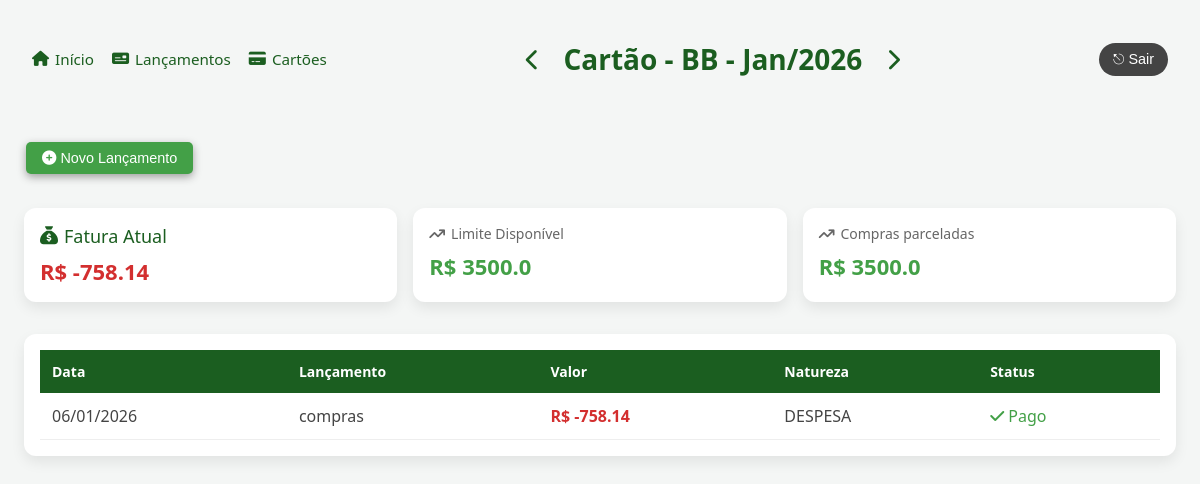
/cartoes/2/, run on the app's committed database.
### contas/models/cartao.py (models this page shows, shortened)
class Cartao(models.Model):
    descricao = models.CharField(max_length=70)
    limite = models.FloatField()
    fechamento = models.IntegerField()
    vencimento = models.IntegerField()
    dt_criacao = models.DateTimeField(auto_now=True)
    dt_update = models.DateTimeField(auto_now=True)
    class Meta:
        verbose_name_plural = 'Cartoes'

### contas/models/lancamento.py (models this page shows, shortened)
class Lancamento(models.Model):
    descricao = models.CharField(max_length=70)
    data = models.DateField()
    valor = models.FloatField()
    pago = models.BooleanField(default=False)
    fatura = models.ForeignKey(
        'contas.Fatura',
        on_delete=models.CASCADE, null=True,
        blank=True
        )
    dt_criacao = models.DateTimeField(auto_now=True)
    dt_update = models.DateTimeField(auto_now=True)
    class Natureza(models.TextChoices):
        DESPESA = 'DESPESA', 'Despesa'
        RECEITA = 'RECEITA', 'Receita'
    natureza = models.CharField(
        max_length=10,
        choices=Natureza.choices,
        default=Natureza.DESPESA
    )
    class Meta:
        ordering = ['data']

### contas/views/cartoes.py (the view)
# urls.py: path('cartoes/<int:pk>/', cartoes.show, name='cartao_show_path'),
def show(request, pk):
    hoje = date.today()
    mes = request.GET.get('mes')
    ano = request.GET.get('ano')
    cartao = Cartao.objects.get(pk =pk)
    competencia = competencia_service.obter_ou_criar_competencia(
            mes=int(mes) if mes else hoje.month,
            ano=int(ano) if ano else hoje.year
        )
    fatura = fatura_service.obter_ou_criar_fatura(
        cartao=cartao,
        competencia=competencia
    )
    lancamentos = Lancamento.objects.filter(
        fatura = fatura
    )
    total_fatura = fatura_service.total_fatura(fatura)
    return render(request, 'contas/cartao.html', {
        'cartao': cartao,
        'fatura': fatura,
        'lancamentos': lancamentos,
        'total_fatura': total_fatura,
        'form_action': "cartao_lancamento_create_path",
        'anterior': competencia_service.anterior(mes, ano),
        'proximo': competencia_service.proximo(mes, ano),
        'path': reverse('cartao_show_path', args=[cartao.id]),
        'pk': cartao.id,
        'titulo': f"Cartão - { cartao.descricao } - { competencia.mes_nome() }/{ competencia.ano }",
        'titulo_tem_setas': True
    })

### contas/models/competencia.py (called while the page is built)
    def mes_nome(self):
        MESES = [
            '', 'Jan', 'Fev', 'Mar', 'Abr', 'Mai', 'Jun',
            'Jul', 'Ago', 'Set', 'Out', 'Nov', 'Dez'
        ]
        return MESES[self.mes]

### contas/services/competencia_service.py (called while the page is built)
def obter_ou_criar_competencia(mes=None, ano=None):
    hoje = date.today()
    mes = mes or hoje.month
    ano = ano or hoje.year
    competencia, _ = Competencia.objects.get_or_create(
        mes=mes,
        ano=ano
    )
    return competencia

def anterior(mes, ano):
    atual = obter_ou_criar_competencia(mes, ano)
    if atual.mes == 1:
        novo_mes = 12
        novo_ano = atual.ano - 1
    else:
        novo_mes = atual.mes - 1
        novo_ano = atual.ano
    return {
        "mes": novo_mes,
        "ano": novo_ano
    }

def proximo(mes, ano):
    atual = obter_ou_criar_competencia(mes, ano)
    if atual.mes == 12:
        novo_mes = 1
        novo_ano = atual.ano + 1
    else:
        novo_mes =  atual.mes + 1
        novo_ano = atual.ano
    return {
        "mes": novo_mes,
        "ano": novo_ano
    }

def soma_lancamentos(lancamentos):
    soma = 0
    for l in lancamentos:
        soma += l.valor
    return soma

### contas/services/fatura_service.py (called while the page is built)
def obter_ou_criar_fatura(cartao, competencia):
    fatura, created = Fatura.objects.get_or_create(
        cartao=cartao,
        competencia=competencia
    )
    return fatura

def get_despesas_fatura(fatura):
    lancamentos = lancamento_service.get_despesas_competencia(fatura.competencia)
    lancamentos_fatura = lancamentos.filter(
        fatura = fatura
    )
    return competencia_service.soma_lancamentos(lancamentos_fatura)

def get_receitas_fatura(fatura):
    lancamentos = lancamento_service.get_receitas_competencia(fatura.competencia)
    lancamentos_fatura = lancamentos.filter(
        fatura = fatura
    )
    return competencia_service.soma_lancamentos(lancamentos_fatura)

def total_fatura(fatura):
    return get_receitas_fatura(fatura) - get_despesas_fatura(fatura)

### contas/services/lancamento_service.py (called while the page is built)
def get_lancamentos(competencia):
    return Lancamento.objects.filter(
            data__month = competencia.mes,
            data__year = competencia.ano)

def get_despesas_competencia(competencia):
    return get_lancamentos(competencia).filter(natureza = Lancamento.Natureza.DESPESA)

def get_receitas_competencia(competencia):
    return get_lancamentos(competencia).filter(natureza = Lancamento.Natureza.RECEITA)

### contas/templates/contas/cartao.html (shortened to what this page needs)
{% load static %}
<!DOCTYPE html>
<html lang="pt-br">
<head>
    <link rel="stylesheet"
          href="https://cdnjs.cloudflare.com/ajax/libs/font-awesome/6.5.1/css/all.min.css"/>
    <link rel="stylesheet" href="{% static 'contas/app.css' %}">
</head>
<body>
<div class="header">
    {% include "contas/shared/_menu.html" %}
    {% include "contas/shared/_competencia.html" %}
    <div class="login">
        <button class="logout-btn">
            ⎋ Sair
        </button>
    </div>
</div>
 <div class="acoes">
    <button class="add-lancamento-btn" onclick="openModal()">
        <i class="fa-solid fa-circle-plus"></i> Novo Lançamento
    </button>
</div>
<div class="cards">
    <div class="card saldo">
        <h3><i class="fa-solid fa-sack-dollar"></i> Fatura Atual</h3>
        <p class="despesa">R$ {{ total_fatura }}</p>
    </div>
    <div class="card">
        <h3><i class="fa-solid fa-arrow-trend-up"></i> Limite Disponível</h3>
        <p class="receita">R$ {{ cartao.limite }}</p>
    </div>
    <div class="card">
        <h3><i class="fa-solid fa-arrow-trend-up"></i> Compras parceladas</h3>
        <p class="receita">R$ {{ cartao.limite }}</p>
    </div>
</div>
<div class="table-container">
    <table>
        <thead>
            <tr>
                <th>Data</th>
                <th>Lançamento</th>
                <th>Valor</th>
                <th>Natureza</th>
                <th>Status</th>
            </tr>
        </thead>
        <tbody>
        {% for l in lancamentos %}
            <tr>
                <td>{{ l.data|date:"d/m/Y" }}</td>
                <td>{{ l.descricao }}</td>
                <td class="valor"> {% if l.natureza == "DESPESA" %}
                                        <span class="despesa">R$ -{{ l.valor }}</span>
                                    {% else %}
                                        <span class="receita"></span>R$ {{ l.valor }}</span>
                                    {% endif %}</td>
                <td>{{ l.natureza }}</td>
                <td>
                    {% if l.pago %}
                        <span class="pago">
                            <i class="fa-solid fa-check"></i> Pago
                        </span>
                    {% else %}
                        <span class="nao-pago">
                            <i class="fa-solid fa-clock"></i> Pendente
                        </span>
                    {% endif %}
                </td>
            </tr>
        {% endfor %}
        </tbody>
    </table>
</div>
</body>
</html>

### contas/static/contas/app.css (style rules this page uses)
:root { --verde-principal: #1b5e20; --verde-claro: #43a047; --verde-agua: #66bb6a; --amarelo: #fbc02d; --cinza-bg: #f4f6f5; --cinza-texto: #444; --cinza-texto-hover: #636363; --cinza-shadow: #9e9e9e; --branco: #ffffff; }
body { font-family: system-ui, -apple-system, BlinkMacSystemFont, sans-serif; background: var(--cinza-bg); margin: 0; padding: 24px; color: var(--cinza-texto); }
.header { display: grid; grid-template-columns: auto 1fr auto; align-items: center; padding: 16px 8px; margin-bottom: 32px; }
.menu, .login { display: flex; align-items: center; gap: 12px; }
.logout-btn { background-color: var(--cinza-texto); color: white; border: none; padding: 8px 14px; border-radius: 20px; cursor: pointer; font-size: 0.9rem; }
.acoes { display: flex; align-items: left; justify-content: left; padding: 16px 16px 16px 2px; gap: 24px; }
.add-lancamento-btn { background-color: var(--verde-claro); color: white; border: none; border-radius: 5px; box-shadow: 0 3px 8px var(--cinza-shadow); padding: 8px 16px; margin-bottom: 18px; cursor: pointer; font-size: 0.9rem; }
.cards { display: grid; grid-template-columns: repeat(auto-fit, minmax(220px, 1fr)); gap: 16px; margin-bottom: 32px; }
.card { background: var(--branco); border-radius: 12px; padding: 16px; box-shadow: 0 6px 14px rgba(0,0,0,.08); }
.card h3 { margin: 0 0 8px; font-size: 14px; font-weight: 500; color: #666; display: flex; align-items: center; gap: 6px; }
.card p { margin: 0; font-size: 22px; font-weight: 600; }
.saldo h3 { font-size: 18px; color: #1b5e20; }
.receita { color: var(--verde-claro); }
.despesa { color: #d32f2f; }
.table-container { background: var(--branco); border-radius: 12px; padding: 16px; box-shadow: 0 6px 14px rgba(0,0,0,.08); }
table { width: 100%; border-collapse: collapse; }
thead { background: var(--verde-principal); color: var(--branco); }
th, td { padding: 12px; text-align: left; }
th { font-size: 14px; font-weight: 600; }
tbody tr { border-bottom: 1px solid #eee; }
.valor { font-weight: 600; }
.pago, .receita { color: var(--verde-claro); }
.nao-pago, .despesa { color: #d32f2f; }

### data on the page
Cartao: limite "3500.0"
Lancamento: data "06/01/2026", descricao "compras", valor "758.14", natureza "DESPESA", pago True (drawn)

### other printed values
{{ titulo }} "Cartão - BB - Jan/2026"
{{ total_fatura }} "-758.14"
